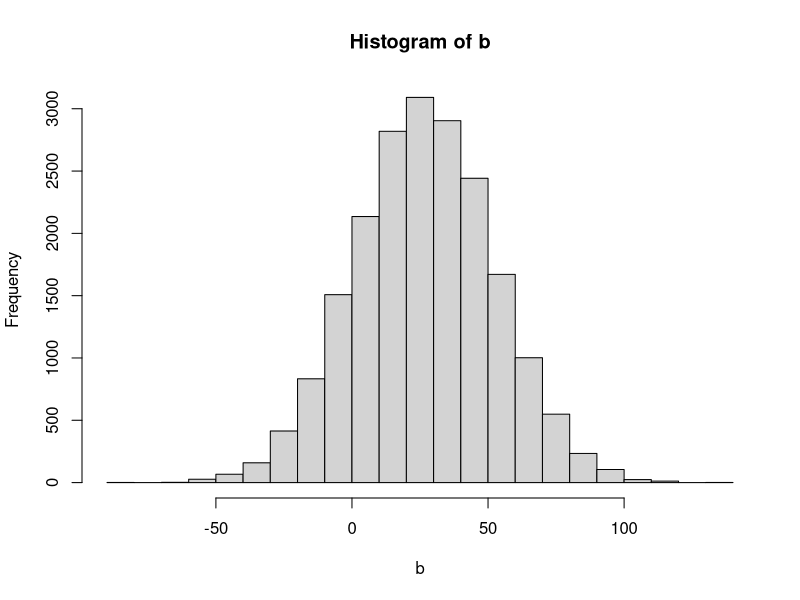

The R source for this figure:
#This code gives distributions of expected earnings given the reward distributions and the assumption of
#the (highly unrealistic) worst-case scenario: that the subject chooses the better or worse shape every trial. 

#This loop assumes that subjects will either select the better or worse shape every time. Using central
#limit theorem and the mean and standard deviations of the reward distributions (means and SDs can be
#found in rewards.docx), I calculated distributions of total earnings given 20 draws from each shape. Those distributions, for the initial six
#pairs (EVs 1, .68, .325), are represented in rnorm below (they are all normal distributions, according
#to central limit theorem). This loop simulates twenty thousand subjects selecting the better/worse
#shape every time, creating a distribution (b) of their earnings.
b <- c()
sample(c(-5:5),prob=rep(1/11,11),size=56,replace=T)
sample(c(-2:5),prob=rep(1/8,8),size=56,replace=T)
for(i in 1:20000){
  sum_unipair <- sum(sample(c(-5:5),prob=rep(1/11,11),size=56,replace=T))
  sum_learnpair <- sum(sample(c(-2:5),prob=rep(1/8,8),size=18,replace=T))
  b[i]<- sum_unipair + sum_learnpair
}
hist(b)
mean(b)
sd(b)


#Now, I'm simulating a distribution of the number of earnings-correcting trials it'd take to get X amount of
#change in earnings, assuming that the reward dist. for each shape on those trials is just a random draw
#from gains or losses.
trials_necessary <- c() #trials needed to get $180 in movement
dist <- c(1,2,3,5)
for(i in 1:10000){
  total <- 0 #total movement. Keep doing more trials until you get $180 in movement
  trials_needed <- 0 #trials needed to get there
  while(total < 180){
    added <- sample(dist,1) #randomly draw from dist
    total <- total + added #add that to the total change
    trials_needed <- trials_needed + 1 #one draw and add is one trial
  }
  trials_necessary[i] <- trials_needed #all the trials needed for all hypothetical subjects
}
mean(trials_necessary)
sd(trials_necessary)